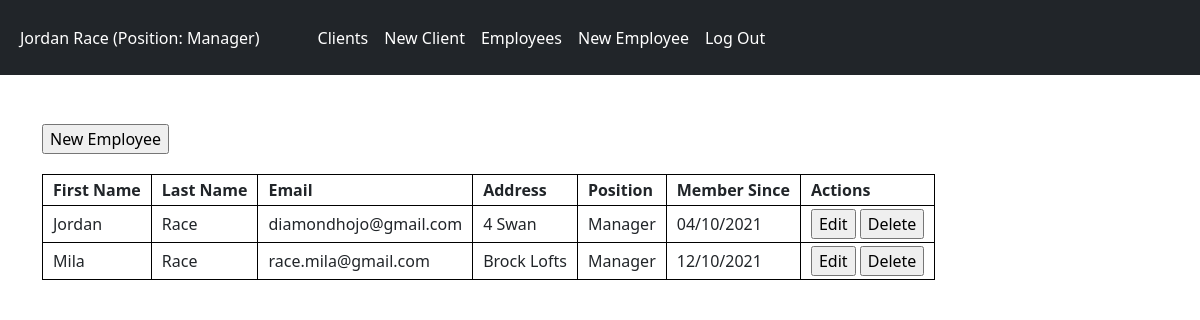
Page /employees (signed in) on the committed database.
### files/models.py (models this page shows)
class Employee(db.Model, UserMixin):
    id = db.Column(db.Integer, primary_key=True)
    first_name = db.Column(db.String(20), nullable=False)
    last_name = db.Column(db.String(20), nullable=False)
    email = db.Column(db.String(150), nullable=False, unique=True)
    address = db.Column(db.String(100), nullable=False, unique=True)
    password = db.Column(db.String(150))
    position = db.Column(db.String(15))
    date_created = db.Column(db.DateTime(timezone=True), default=func.now())
    date_updated = db.Column(db.DateTime(timezone=True), default=func.now())

### files/views.py (the view)
@views.route("/employees")
@login_required
def employees():
    employees = Employee.query.all()
    employee = current_user
    empCols = GetCols("Employee")
    if empCols.__contains__("id"):
        empCols.remove("id")
    if empCols.__contains__("password"):
        empCols.remove("password")
    if empCols.__contains__("date_updated"):
        empCols.remove("date_updated")
    return render_template("employees.html", employee=current_user, employees=employees, empCols=empCols)

### files/__init__.py (called while the page is built)
def create_app():
    app = Flask(__name__)
    app.config['SECRET_KEY'] = "helloworld"
    app.config['SQLALCHEMY_DATABASE_URI'] = f'sqlite:///{DB_NAME}'
    db.init_app(app)
    from .views import views
    from .auth import auth
    app.register_blueprint(views, url_prefix="/")
    app.register_blueprint(auth, url_prefix="/")
    from .models import Employee
    create_database(app)
    login_manager = LoginManager()
    login_manager.login_view = "auth.login"
    login_manager.init_app(app)
    @login_manager.user_loader
    def load_user(id):
        return Employee.query.get(int(id))
    return app

### files/views.py (called while the page is built)
def GetCols(model):
    conn = sqlite3.connect("files/database.db")
    cur = conn.cursor()
    cur.execute("SELECT * FROM " + model)
    info = [tuple[0] for tuple in cur.description]
    conn.close()
    return info

### files/templates/employees.html (shortened to what this page needs)
{% extends "base.html" %}
{% block content%}
    <br>
    <form action="/new-employee">
        <input type="submit" value="New Employee" />
    </form>
    <table id="user-info">
        <tr>
            {% for col in empCols %}
                {% if col == "date_created" %}
                    <th>Member Since</th>
                {% else %}
                    <th>{{ col.replace('_', ' ').title() }}</th>
                {% endif %}
            {% endfor %}
            <th>Actions</th>
        </tr>
        {% for employee in employees %}
            <tr>
                {% for col in empCols %}
                    {% if col == "date_created" %}
                        <td>{{ employee.date_created.strftime("%d/%m/%Y") }}</td>
                    {% else %}
                        <td>{{ employee[col.replace(' ', '_').lower()] }}</td>
                    {% endif %}
                {% endfor %}
                <td>
                    <form class="action" action="/edit-employee/{{ employee.id }}">
                        <input class="action_buttons" type="submit" value="Edit" />
                    </form>
                    <form class="action" action="/delete-employee/{{ employee.id }}">
                        <input class="action_buttons" type="submit" value="Delete" />
                    </form>
                </td>
            </tr>
        {% endfor %}
    </table>
{% endblock %}

### files/templates/base.html (shortened to what this page needs)
<!DOCTYPE html>
<html lang="en">
  <head>
    <link
      href="https://cdn.jsdelivr.net/npm/bootstrap@5.0.2/dist/css/bootstrap.min.css"
      rel="stylesheet"
    />
    <link rel="stylesheet" type="text/css" href="{{ url_for('static', filename='style.css') }}">
  </head>
  <body>
    <nav class="navbar navbar-expand-lg navbar-dark bg-dark">
      <div class="container-fluid">
        <div class="collapse navbar-collapse" id="navbar">
          <div class="navbar-nav">
            {% if employee.is_authenticated %}
              <a class="nav-item nav-link" href="/edit-employee/{{ current_user.id }}" id="current_employee">{{ current_user.first_name }} {{ current_user.last_name }} (Position: {{ current_user.position }})</a>
              <a class="nav-item nav-link" href="/clients">Clients</a>
              <a class="nav-item nav-link" href="/new-client">New Client</a>
              {% if current_user.position == "Manager" %}
                <a class="nav-item nav-link" href="/employees">Employees</a>
                <a class="nav-item nav-link" href="/new-employee">New Employee</a>
              {% endif %}
              <a class="nav-item nav-link" href="/logout">Log Out</a>
            {% else %}
              <a class="nav-item nav-link" href="/">Login</a>
            {% endif %}
          </div>
        </div>
      </div>
    </nav>
    <div class="container">{% block content %}{% endblock %}</div>
  </body>
</html>

### files/static/style.css (style rules this page uses)
#user-info { border: 1px solid #000000; margin-top: 20px; }
td, th { border: 1px solid #000000; padding: 3px 10px 3px 10px; }
.action { display: inline-block; }
h3, .navbar, .navbar-expand-lg, .navbar-dark .bg-dark, .btn-primary, .form-control { margin-bottom: 25px; }
.navbar, .navbar-expand-lg, .navbar-dark { height: 75px; }
.navbar-dark .navbar-nav .nav-link { color: white; }
#current_employee { padding-right: 50px; }

### rows in the picture
Employee: first_name "Jordan", last_name "Race", position "Manager", first_name "Jordan" "Race" "diamondhojo@gmail.com" "4 Swan" "Manager", date_created "04/10/2021"
Employee: first_name "Mila" "Race" "race.mila@gmail.com" "Brock Lofts" "Manager", date_created "12/10/2021"

### other values in the picture
{{ col.replace('_', ' ').title() }} "First Name" "Last Name" "Email" "Address" "Position"
